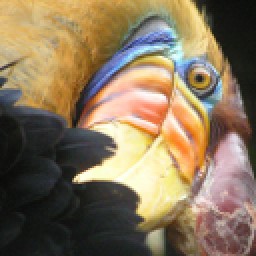
#> input picture input.png, 128 x 128 px (shown 2 times larger)
$ jupyter execute 'ML_ASSIGNMENT_0_Problem_2_(1).ipynb'
#> lines starting #> are read from the running program, lines starting #| are printed output that depends on the picture
<a href="https://colab.research.google.com/github/CopotronicRifat/CS-5783-Machine-Learning-Assignments/blob/main/ML_ASSIGNMENT_0_Problem_2_(1).ipynb" target="_parent"></a>

[cell 1]
# Take input image from local drive
from google.colab import files

uploaded = files.upload()
#> the answer given: input.png

for fn in uploaded.keys():
  print('User uploaded file "{name}" with length {length} bytes'.format(
      name=fn, length=len(uploaded[fn])))

[cell 2]
# Load image

import cv2
img = cv2.imread(fn)
#> img is the input picture: shape (128, 128, 3); mean B, G, R 91.3, 117.4, 135.4

[cell 3]
# Convert BGR image to RGB image

b,g,r = cv2.split(img)
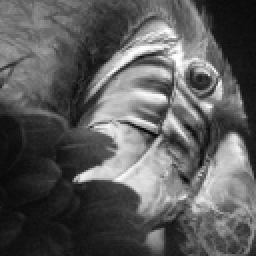
#> b: shape (128, 128) (shown 2 times larger); min 6, max 255, mean 91.3
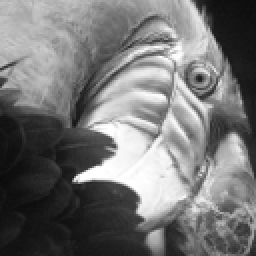
#> g: shape (128, 128) (shown 2 times larger); min 10, max 255, mean 117.4
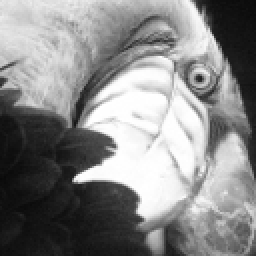
#> r: shape (128, 128) (shown 2 times larger); min 9, max 255, mean 135.4
rgb = cv2.merge([r,g,b])

[cell 4]
# Print image array values just to visualize

print(rgb)
#> (printed output is left out)

[cell 5]
# Problem 2(1)

import numpy as np

point1 = np.array((255, 0, 0))
point2 = np.array((0, 255, 0))
point3 = np.array((0, 0, 255))

for i in range(rgb.shape[0]):
    for j in range(rgb.shape[1]):
        dist = []
        dist.append(np.linalg.norm(rgb[i][j] - point1))
        dist.append(np.linalg.norm(rgb[i][j] - point2))
        dist.append(np.linalg.norm(rgb[i][j] - point3))

        if dist[0]<=dist[1] and dist[1]<=dist[2]:
            rgb[i][j] = point1
        elif dist[1]<=dist[0] and dist[1]<=dist[2]:
            rgb[i][j] = point2
        else:
            rgb[i][j] = point3
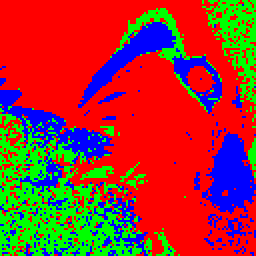
#> rgb: shape (128, 128, 3) (shown 2 times larger); mean R, G, B 155.4, 53.6, 45.9
